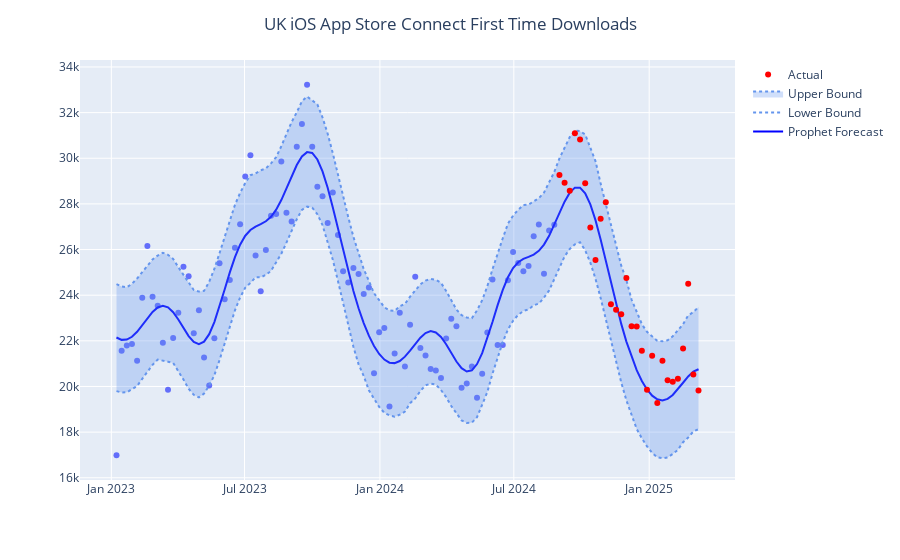

The code cell stored with this chart in its notebook:
### Code cell
treatment_week_index = 86
df_train = uk_weekly1[:treatment_week_index]
df_test = uk_weekly1[treatment_week_index:]

num_weeks_to_predict = len(uk_weekly1[treatment_week_index:])

uk_model = prophet_modelling(df_train)
